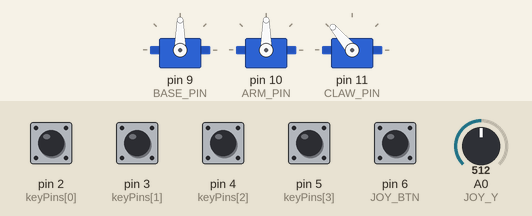
The sketch below on a simulated Arduino Uno, built with avr-gcc and run on an emulated ATmega328P. Parts: 3 × servo. The inputs (shaded band) are chosen by the test bench; at power-on: pin 2 (keyPins[0]), pin 3 (keyPins[1]), pin 4 (keyPins[2]), pin 5 (keyPins[3]), pin 6 (JOY_BTN) HIGH, A0 (JOY_Y) = 512.

Above: at 1.2 s.
1.3 s: pin 4 (keyPins[2]) pulled LOW for 1 s
At 2.9 s:
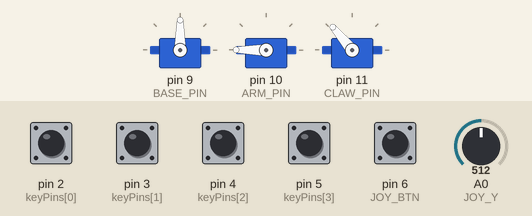
3.8 s: pin 5 (keyPins[3]) pulled LOW for 1 s
At 5.3 s:
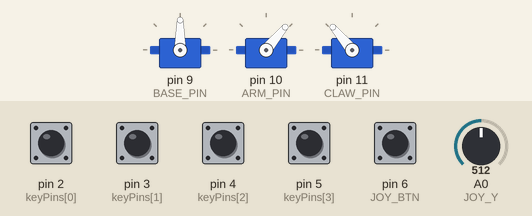
6.3 s: pin 3 (keyPins[1]) pulled LOW for 0.15 s
At 6.7 s:
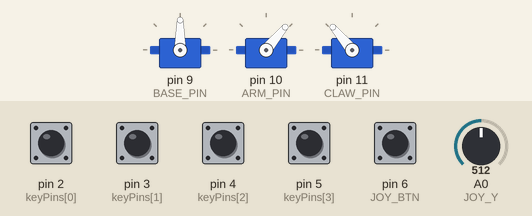
7.9 s: pin 5 (keyPins[3]) pulled LOW for 0.15 s
At 8.5 s:
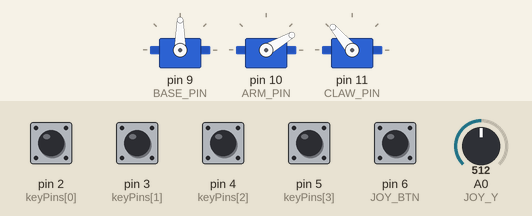
9.5 s: pin 3 (keyPins[1]) pulled LOW for 1 s
At 9.8 s:
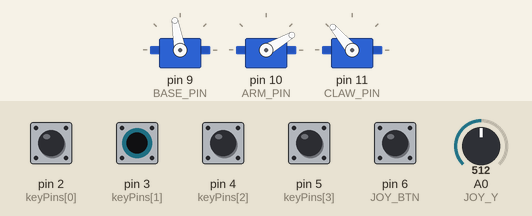
12.0 s: pin 5 (keyPins[3]) pulled LOW for 0.15 s
At 12.6 s:
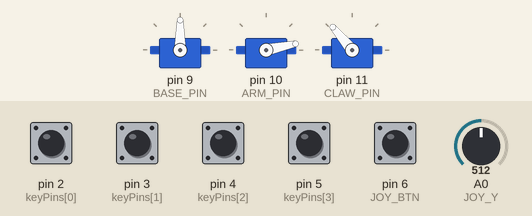
Timing chart, 0 to 14.6 s (numbered marks = the images above; inputs shaded):
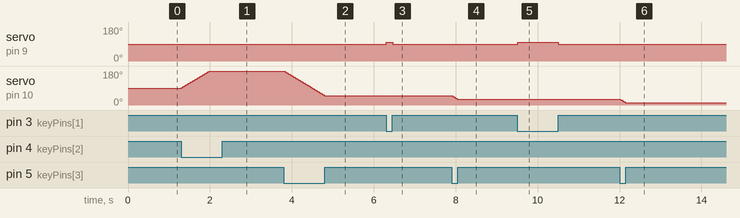

Measured:
- after the input at 1.3 s, servo on pin 10 (ARM_PIN): moves from 90° to 180° over 0.67 s, starting at once
- after the input at 3.8 s, servo on pin 10 (ARM_PIN): moves from 180° to 50° over 0.98 s, starting at once
- after the input at 6.3 s, servo on pin 9 (BASE_PIN): 90° → 100° at once, → 90° 0.15 s later
- after the input at 7.9 s, servo on pin 10 (ARM_PIN): 50° → 30° at once
- after the input at 9.5 s, servo on pin 9 (BASE_PIN): 90° → 100° at once, → 90° 1.0 s later
- after the input at 12.0 s, servo on pin 10 (ARM_PIN): 30° → 12° at once

The sketch:

RAHFINAL-keyboard.ino
```cpp
#include <Servo.h>

// ===== SERVA =====
Servo baseServo;
Servo armServo;
Servo clawServo;

// ===== PINY SERV =====
const int BASE_PIN = 9;
const int ARM_PIN  = 10;
const int CLAW_PIN = 11;

// ===== KLÁVESNICE =====
const int keyPins[4] = {2, 3, 4, 5};

// ===== JOYSTICK =====
const int JOY_Y   = A0;
const int JOY_BTN = 6;

// ===== BASE 360 =====
const int BASE_STOP = 90;
const int BASE_LEFT = 80;
const int BASE_RIGHT = 100;

// ===== ARM 180 =====
int armAngle = 90;
const int ARM_STEP = 2;

// ===== CLAW =====
int clawAngle = 130;
const int CLAW_HOME = 130;
const int CLAW_MIN  = 160;
const int CLAW_MAX  = 170;
const int DEADZONE  = 100;

// =========================

void setup() {
  // Serva
  baseServo.attach(BASE_PIN);
  armServo.attach(ARM_PIN);
  clawServo.attach(CLAW_PIN);

  baseServo.write(BASE_STOP);
  armServo.write(armAngle);
  clawServo.write(CLAW_HOME);

  // Klávesnice
  for (int i = 0; i < 4; i++) {
    pinMode(keyPins[i], INPUT_PULLUP);
  }

  // Joystick
  pinMode(JOY_BTN, INPUT_PULLUP);
}

void loop() {
  // ====== BASE ======
  if (digitalRead(keyPins[0]) == LOW) {
    baseServo.write(BASE_LEFT);
  }
  else if (digitalRead(keyPins[1]) == LOW) {
    baseServo.write(BASE_RIGHT);
  }
  else {
    baseServo.write(BASE_STOP);
  }

  // ====== ARM ======
  if (digitalRead(keyPins[2]) == LOW) {
    armAngle += ARM_STEP;
  }
  else if (digitalRead(keyPins[3]) == LOW) {
    armAngle -= ARM_STEP;
  }

  armAngle = constrain(armAngle, 0, 180);
  armServo.write(armAngle);

  // ====== CLAW ======
  int joyY = analogRead(JOY_Y);
  bool clawBtn = (digitalRead(JOY_BTN) == LOW);

  if (clawBtn) {
    if (joyY < 512 - DEADZONE) {
      clawAngle = CLAW_MIN;
    }
    else if (joyY > 512 + DEADZONE) {
      clawAngle = CLAW_MAX;
    }
  }
  else {
    if (clawAngle < CLAW_HOME) clawAngle++;
    else if (clawAngle > CLAW_HOME) clawAngle--;
  }

  clawServo.write(clawAngle);

  delay(15);
}
```
